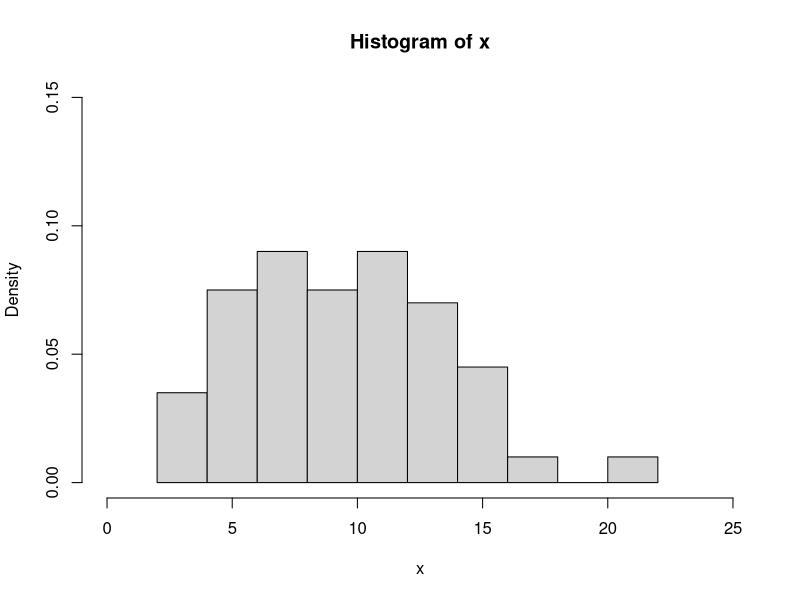

The R source for this figure:
# bagiana a
x = 2
v = 10
dchisq(x, v)

# bagian b
x <- rchisq(100,v)
hist(x, 
     freq = FALSE, 
     xlim = c(0,25), 
     ylim = c(0,0.15))

# bagian c
#mean
v
#variance
2*v 
